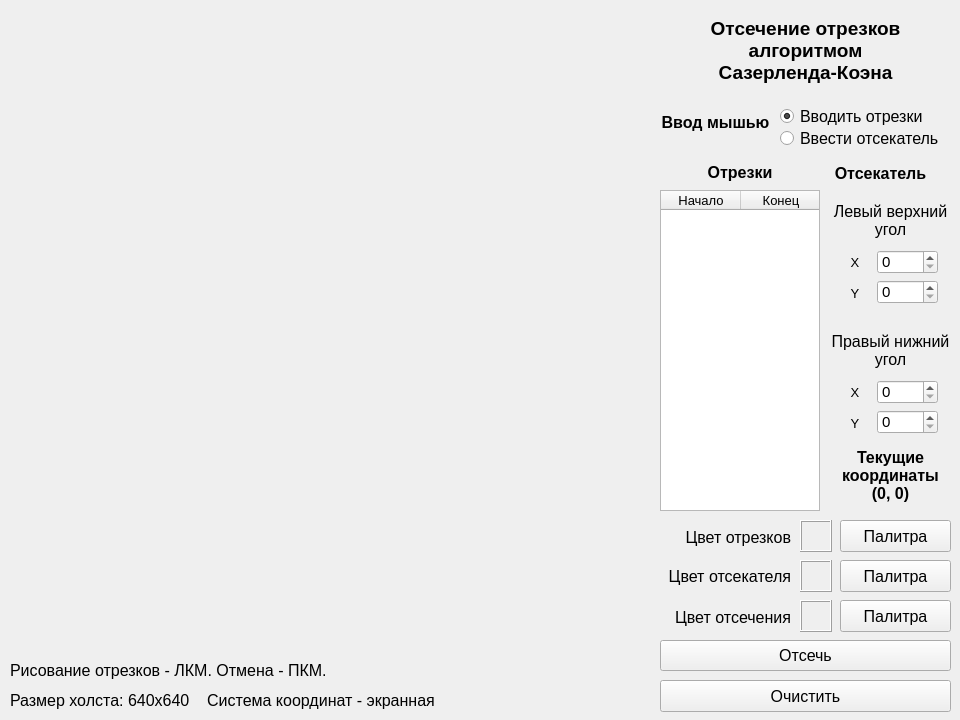
<?xml version="1.0" encoding="UTF-8"?>
<ui version="4.0">
 <class>Window</class>
 <widget class="QMainWindow" name="Window">
  <property name="geometry">
   <rect>
    <x>0</x>
    <y>0</y>
    <width>960</width>
    <height>720</height>
   </rect>
  </property>
  <property name="sizePolicy">
   <sizepolicy hsizetype="Fixed" vsizetype="Fixed">
    <horstretch>0</horstretch>
    <verstretch>0</verstretch>
   </sizepolicy>
  </property>
  <property name="windowTitle">
   <string>Лабораторная работа №7</string>
  </property>
  <widget class="QWidget" name="centralWidget">
   <widget class="QLabel" name="label">
    <property name="geometry">
     <rect>
      <x>660</x>
      <y>10</y>
      <width>291</width>
      <height>81</height>
     </rect>
    </property>
    <property name="font">
     <font>
      <pointsize>14</pointsize>
      <weight>75</weight>
      <bold>true</bold>
     </font>
    </property>
    <property name="text">
     <string>Отсечение отрезков
алгоритмом
Сазерленда-Коэна</string>
    </property>
    <property name="alignment">
     <set>Qt::AlignCenter</set>
    </property>
   </widget>
   <widget class="QLabel" name="labelSeg">
    <property name="geometry">
     <rect>
      <x>660</x>
      <y>525</y>
      <width>131</width>
      <height>24</height>
     </rect>
    </property>
    <property name="font">
     <font>
      <pointsize>12</pointsize>
     </font>
    </property>
    <property name="text">
     <string>Цвет отрезков</string>
    </property>
    <property name="alignment">
     <set>Qt::AlignRight|Qt::AlignTrailing|Qt::AlignVCenter</set>
    </property>
   </widget>
   <widget class="QLabel" name="labelFill">
    <property name="geometry">
     <rect>
      <x>660</x>
      <y>564</y>
      <width>131</width>
      <height>24</height>
     </rect>
    </property>
    <property name="font">
     <font>
      <pointsize>12</pointsize>
     </font>
    </property>
    <property name="text">
     <string>Цвет отсекателя</string>
    </property>
    <property name="alignment">
     <set>Qt::AlignRight|Qt::AlignTrailing|Qt::AlignVCenter</set>
    </property>
   </widget>
   <widget class="QLabel" name="labelBg">
    <property name="geometry">
     <rect>
      <x>660</x>
      <y>605</y>
      <width>131</width>
      <height>24</height>
     </rect>
    </property>
    <property name="font">
     <font>
      <pointsize>12</pointsize>
     </font>
    </property>
    <property name="text">
     <string>Цвет отсечения</string>
    </property>
    <property name="alignment">
     <set>Qt::AlignRight|Qt::AlignTrailing|Qt::AlignVCenter</set>
    </property>
   </widget>
   <widget class="QLabel" name="colorLine">
    <property name="geometry">
     <rect>
      <x>800</x>
      <y>520</y>
      <width>32</width>
      <height>32</height>
     </rect>
    </property>
    <property name="frameShape">
     <enum>QFrame::Box</enum>
    </property>
    <property name="frameShadow">
     <enum>QFrame::Raised</enum>
    </property>
    <property name="text">
     <string/>
    </property>
   </widget>
   <widget class="QLabel" name="colorCutter">
    <property name="geometry">
     <rect>
      <x>800</x>
      <y>560</y>
      <width>32</width>
      <height>32</height>
     </rect>
    </property>
    <property name="frameShape">
     <enum>QFrame::Box</enum>
    </property>
    <property name="frameShadow">
     <enum>QFrame::Raised</enum>
    </property>
    <property name="text">
     <string/>
    </property>
   </widget>
   <widget class="QLabel" name="colorCutted">
    <property name="geometry">
     <rect>
      <x>800</x>
      <y>600</y>
      <width>32</width>
      <height>32</height>
     </rect>
    </property>
    <property name="frameShape">
     <enum>QFrame::Box</enum>
    </property>
    <property name="frameShadow">
     <enum>QFrame::Raised</enum>
    </property>
    <property name="text">
     <string/>
    </property>
   </widget>
   <widget class="QPushButton" name="palLineBtn">
    <property name="geometry">
     <rect>
      <x>840</x>
      <y>520</y>
      <width>111</width>
      <height>32</height>
     </rect>
    </property>
    <property name="font">
     <font>
      <pointsize>12</pointsize>
     </font>
    </property>
    <property name="text">
     <string>Палитра</string>
    </property>
   </widget>
   <widget class="QPushButton" name="palCutterBtn">
    <property name="geometry">
     <rect>
      <x>840</x>
      <y>560</y>
      <width>111</width>
      <height>32</height>
     </rect>
    </property>
    <property name="font">
     <font>
      <pointsize>12</pointsize>
     </font>
    </property>
    <property name="text">
     <string>Палитра</string>
    </property>
   </widget>
   <widget class="QPushButton" name="palCuttedBtn">
    <property name="geometry">
     <rect>
      <x>840</x>
      <y>600</y>
      <width>111</width>
      <height>32</height>
     </rect>
    </property>
    <property name="font">
     <font>
      <pointsize>12</pointsize>
     </font>
    </property>
    <property name="text">
     <string>Палитра</string>
    </property>
   </widget>
   <widget class="QPushButton" name="cutButton">
    <property name="geometry">
     <rect>
      <x>660</x>
      <y>640</y>
      <width>291</width>
      <height>31</height>
     </rect>
    </property>
    <property name="font">
     <font>
      <pointsize>12</pointsize>
     </font>
    </property>
    <property name="text">
     <string>Отсечь</string>
    </property>
   </widget>
   <widget class="QLabel" name="hint">
    <property name="geometry">
     <rect>
      <x>10</x>
      <y>660</y>
      <width>331</width>
      <height>21</height>
     </rect>
    </property>
    <property name="font">
     <font>
      <pointsize>12</pointsize>
     </font>
    </property>
    <property name="text">
     <string>Рисование отрезков - ЛКМ. Отмена - ПКМ.</string>
    </property>
    <property name="alignment">
     <set>Qt::AlignLeading|Qt::AlignLeft|Qt::AlignVCenter</set>
    </property>
   </widget>
   <widget class="QTableWidget" name="pointTable">
    <property name="geometry">
     <rect>
      <x>660</x>
      <y>190</y>
      <width>160</width>
      <height>321</height>
     </rect>
    </property>
    <property name="font">
     <font>
      <pointsize>10</pointsize>
     </font>
    </property>
    <property name="layoutDirection">
     <enum>Qt::LeftToRight</enum>
    </property>
    <property name="horizontalScrollBarPolicy">
     <enum>Qt::ScrollBarAlwaysOff</enum>
    </property>
    <property name="selectionMode">
     <enum>QAbstractItemView::NoSelection</enum>
    </property>
    <attribute name="horizontalHeaderDefaultSectionSize">
     <number>80</number>
    </attribute>
    <attribute name="horizontalHeaderMinimumSectionSize">
     <number>80</number>
    </attribute>
    <attribute name="verticalHeaderVisible">
     <bool>false</bool>
    </attribute>
    <attribute name="verticalHeaderDefaultSectionSize">
     <number>28</number>
    </attribute>
    <attribute name="verticalHeaderMinimumSectionSize">
     <number>24</number>
    </attribute>
    <column>
     <property name="text">
      <string>Начало</string>
     </property>
     <property name="textAlignment">
      <set>AlignCenter</set>
     </property>
    </column>
    <column>
     <property name="text">
      <string>Конец</string>
     </property>
     <property name="textAlignment">
      <set>AlignCenter</set>
     </property>
    </column>
   </widget>
   <widget class="QPushButton" name="clearButton">
    <property name="geometry">
     <rect>
      <x>660</x>
      <y>680</y>
      <width>291</width>
      <height>32</height>
     </rect>
    </property>
    <property name="font">
     <font>
      <pointsize>12</pointsize>
     </font>
    </property>
    <property name="text">
     <string>Очистить</string>
    </property>
   </widget>
   <widget class="QLabel" name="label_6">
    <property name="geometry">
     <rect>
      <x>820</x>
      <y>163</y>
      <width>121</width>
      <height>21</height>
     </rect>
    </property>
    <property name="font">
     <font>
      <pointsize>12</pointsize>
      <weight>75</weight>
      <bold>true</bold>
     </font>
    </property>
    <property name="text">
     <string>Отсекатель</string>
    </property>
    <property name="alignment">
     <set>Qt::AlignCenter</set>
    </property>
   </widget>
   <widget class="QLabel" name="coord">
    <property name="geometry">
     <rect>
      <x>830</x>
      <y>440</y>
      <width>121</width>
      <height>71</height>
     </rect>
    </property>
    <property name="font">
     <font>
      <pointsize>12</pointsize>
      <weight>75</weight>
      <bold>true</bold>
     </font>
    </property>
    <property name="text">
     <string>Текущие
координаты
(0, 0)</string>
    </property>
    <property name="alignment">
     <set>Qt::AlignCenter</set>
    </property>
   </widget>
   <widget class="QLabel" name="hint_2">
    <property name="geometry">
     <rect>
      <x>10</x>
      <y>680</y>
      <width>451</width>
      <height>41</height>
     </rect>
    </property>
    <property name="font">
     <font>
      <pointsize>12</pointsize>
     </font>
    </property>
    <property name="text">
     <string>Размер холста: 640x640    Система координат - экранная</string>
    </property>
    <property name="alignment">
     <set>Qt::AlignLeading|Qt::AlignLeft|Qt::AlignVCenter</set>
    </property>
   </widget>
   <widget class="Canvas" name="canvas" native="true">
    <property name="geometry">
     <rect>
      <x>10</x>
      <y>10</y>
      <width>640</width>
      <height>640</height>
     </rect>
    </property>
    <property name="styleSheet">
     <string notr="true"/>
    </property>
   </widget>
   <widget class="QLabel" name="labelSegs">
    <property name="geometry">
     <rect>
      <x>660</x>
      <y>160</y>
      <width>160</width>
      <height>24</height>
     </rect>
    </property>
    <property name="font">
     <font>
      <pointsize>12</pointsize>
      <weight>75</weight>
      <bold>true</bold>
     </font>
    </property>
    <property name="text">
     <string>Отрезки</string>
    </property>
    <property name="alignment">
     <set>Qt::AlignCenter</set>
    </property>
   </widget>
   <widget class="QRadioButton" name="toLineRadio">
    <property name="geometry">
     <rect>
      <x>780</x>
      <y>108</y>
      <width>161</width>
      <height>17</height>
     </rect>
    </property>
    <property name="font">
     <font>
      <pointsize>12</pointsize>
     </font>
    </property>
    <property name="text">
     <string>Вводить отрезки</string>
    </property>
    <property name="checked">
     <bool>true</bool>
    </property>
   </widget>
   <widget class="QRadioButton" name="toCutterRadio">
    <property name="geometry">
     <rect>
      <x>780</x>
      <y>130</y>
      <width>161</width>
      <height>17</height>
     </rect>
    </property>
    <property name="font">
     <font>
      <pointsize>12</pointsize>
     </font>
    </property>
    <property name="text">
     <string>Ввести отсекатель</string>
    </property>
   </widget>
   <widget class="QLabel" name="label_7">
    <property name="geometry">
     <rect>
      <x>847</x>
      <y>415</y>
      <width>16</width>
      <height>16</height>
     </rect>
    </property>
    <property name="font">
     <font>
      <pointsize>10</pointsize>
     </font>
    </property>
    <property name="text">
     <string>Y</string>
    </property>
    <property name="alignment">
     <set>Qt::AlignCenter</set>
    </property>
   </widget>
   <widget class="QSpinBox" name="rbxEdit">
    <property name="geometry">
     <rect>
      <x>877</x>
      <y>380</y>
      <width>61</width>
      <height>24</height>
     </rect>
    </property>
    <property name="font">
     <font>
      <pointsize>11</pointsize>
     </font>
    </property>
    <property name="maximum">
     <number>639</number>
    </property>
   </widget>
   <widget class="QSpinBox" name="rbyEdit">
    <property name="geometry">
     <rect>
      <x>877</x>
      <y>410</y>
      <width>61</width>
      <height>24</height>
     </rect>
    </property>
    <property name="font">
     <font>
      <pointsize>11</pointsize>
     </font>
    </property>
    <property name="maximum">
     <number>639</number>
    </property>
   </widget>
   <widget class="QLabel" name="label_8">
    <property name="geometry">
     <rect>
      <x>847</x>
      <y>384</y>
      <width>16</width>
      <height>16</height>
     </rect>
    </property>
    <property name="font">
     <font>
      <pointsize>10</pointsize>
     </font>
    </property>
    <property name="text">
     <string>X</string>
    </property>
    <property name="alignment">
     <set>Qt::AlignCenter</set>
    </property>
   </widget>
   <widget class="QLabel" name="label_10">
    <property name="geometry">
     <rect>
      <x>830</x>
      <y>330</y>
      <width>121</width>
      <height>41</height>
     </rect>
    </property>
    <property name="font">
     <font>
      <pointsize>12</pointsize>
     </font>
    </property>
    <property name="text">
     <string>Правый нижний
угол</string>
    </property>
    <property name="alignment">
     <set>Qt::AlignCenter</set>
    </property>
   </widget>
   <widget class="QLabel" name="label_11">
    <property name="geometry">
     <rect>
      <x>660</x>
      <y>112</y>
      <width>111</width>
      <height>21</height>
     </rect>
    </property>
    <property name="font">
     <font>
      <pointsize>12</pointsize>
      <weight>75</weight>
      <bold>true</bold>
     </font>
    </property>
    <property name="text">
     <string>Ввод мышью</string>
    </property>
    <property name="alignment">
     <set>Qt::AlignCenter</set>
    </property>
   </widget>
   <widget class="QSpinBox" name="ltyEdit">
    <property name="geometry">
     <rect>
      <x>877</x>
      <y>280</y>
      <width>61</width>
      <height>24</height>
     </rect>
    </property>
    <property name="font">
     <font>
      <pointsize>11</pointsize>
     </font>
    </property>
    <property name="maximum">
     <number>639</number>
    </property>
   </widget>
   <widget class="QSpinBox" name="ltxEdit">
    <property name="geometry">
     <rect>
      <x>877</x>
      <y>250</y>
      <width>61</width>
      <height>24</height>
     </rect>
    </property>
    <property name="font">
     <font>
      <pointsize>11</pointsize>
     </font>
    </property>
    <property name="maximum">
     <number>639</number>
    </property>
   </widget>
   <widget class="QLabel" name="label_9">
    <property name="geometry">
     <rect>
      <x>847</x>
      <y>285</y>
      <width>16</width>
      <height>16</height>
     </rect>
    </property>
    <property name="font">
     <font>
      <pointsize>10</pointsize>
     </font>
    </property>
    <property name="text">
     <string>Y</string>
    </property>
    <property name="alignment">
     <set>Qt::AlignCenter</set>
    </property>
   </widget>
   <widget class="QLabel" name="label_12">
    <property name="geometry">
     <rect>
      <x>847</x>
      <y>254</y>
      <width>16</width>
      <height>16</height>
     </rect>
    </property>
    <property name="font">
     <font>
      <pointsize>10</pointsize>
     </font>
    </property>
    <property name="text">
     <string>X</string>
    </property>
    <property name="alignment">
     <set>Qt::AlignCenter</set>
    </property>
   </widget>
   <widget class="QLabel" name="label_13">
    <property name="geometry">
     <rect>
      <x>830</x>
      <y>200</y>
      <width>121</width>
      <height>41</height>
     </rect>
    </property>
    <property name="font">
     <font>
      <pointsize>12</pointsize>
     </font>
    </property>
    <property name="text">
     <string>Левый верхний
угол</string>
    </property>
    <property name="alignment">
     <set>Qt::AlignCenter</set>
    </property>
   </widget>
  </widget>
 </widget>
 <layoutdefault spacing="6" margin="11"/>
 <customwidgets>
  <customwidget>
   <class>Canvas</class>
   <extends>QWidget</extends>
   <header location="global">canvas.h</header>
   <container>1</container>
  </customwidget>
 </customwidgets>
 <resources/>
 <connections/>
</ui>
